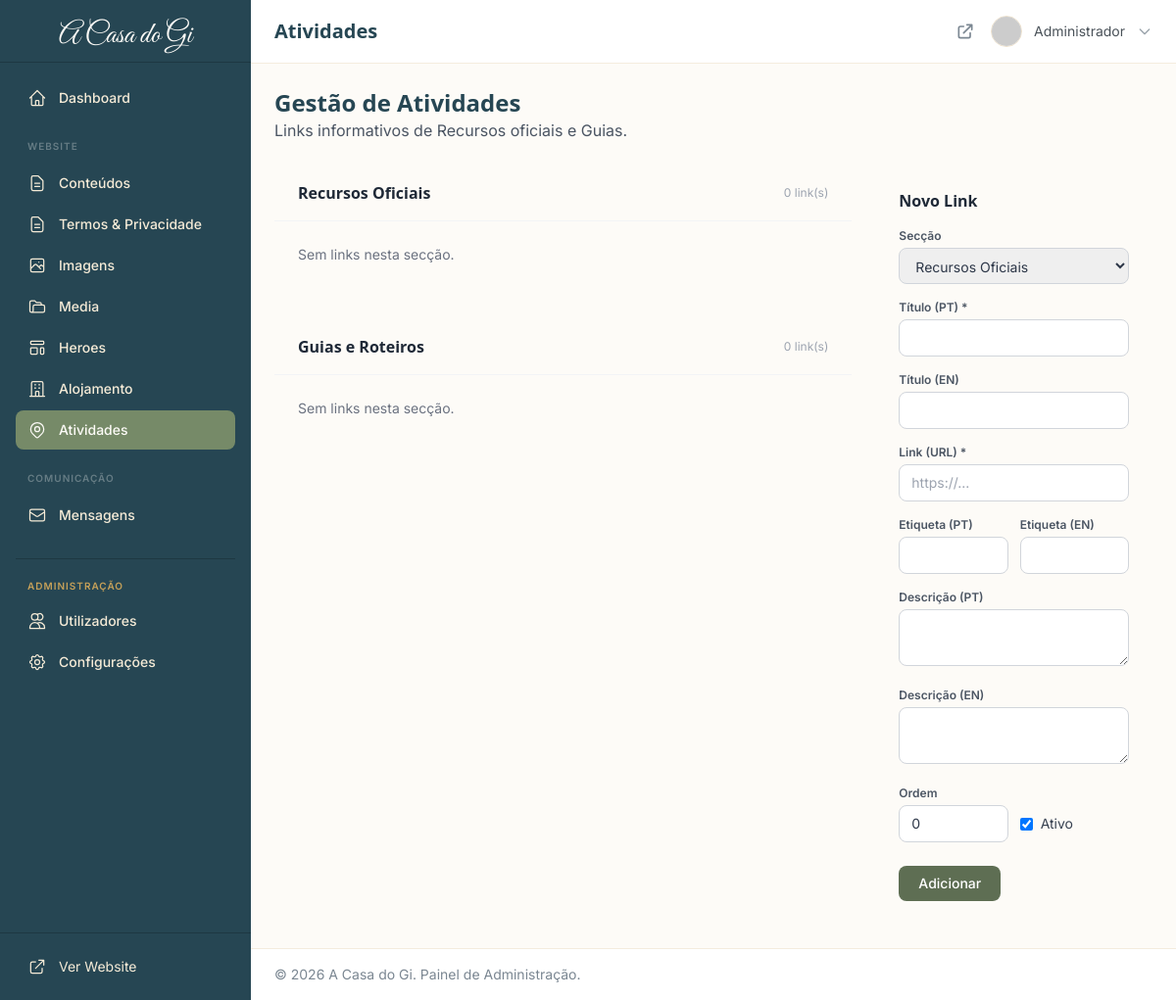
The page /admin/atividades/index.php (signed in) on the database as committed earlier.
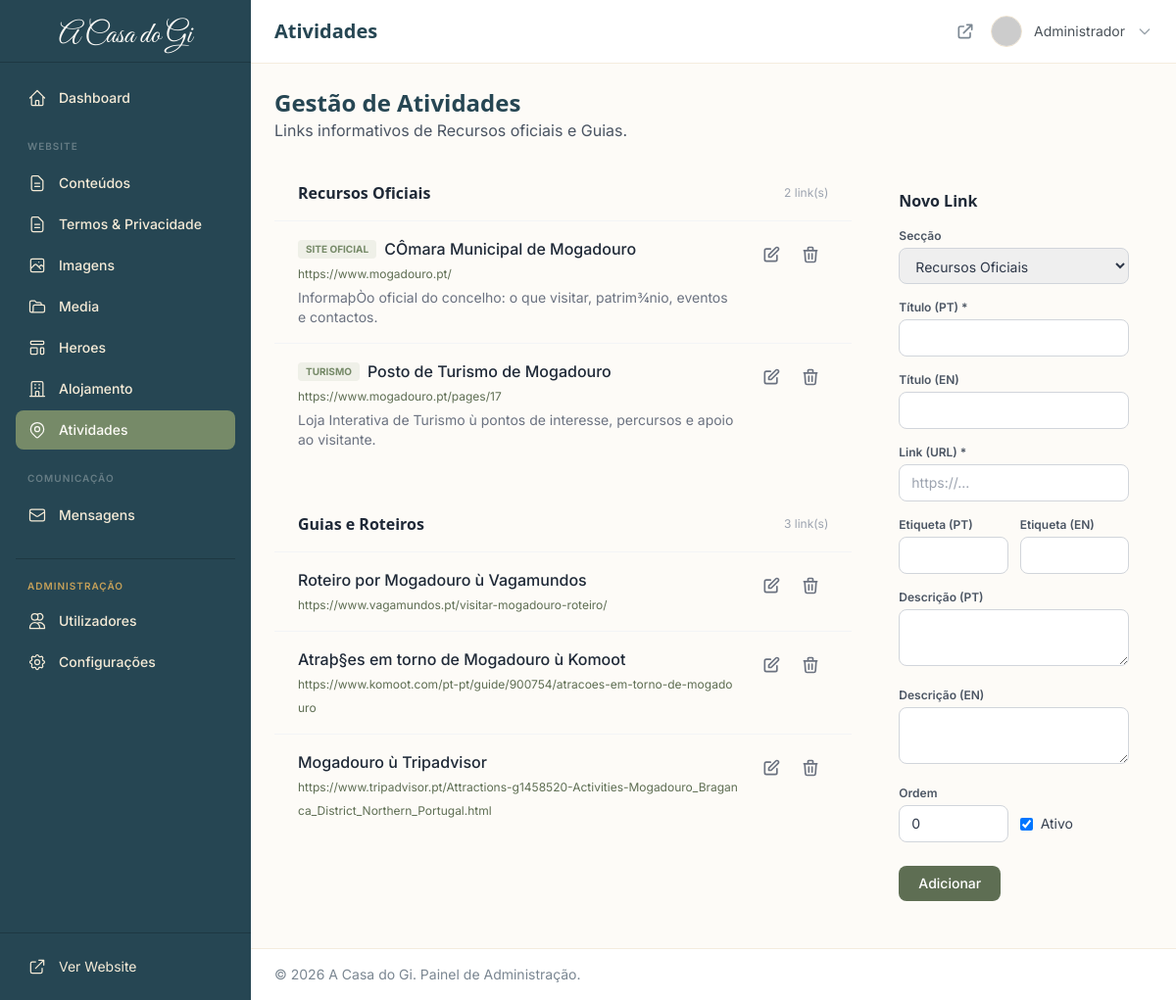
The same page on the database as committed later.
### tables this page shows
CREATE TABLE `activity_links` (
  `id` int(11) NOT NULL AUTO_INCREMENT,
  `section` varchar(50) NOT NULL DEFAULT 'official',
  `tag_pt` varchar(100) DEFAULT NULL,
  `tag_en` varchar(100) DEFAULT NULL,
  `title_pt` varchar(255) NOT NULL,
  `title_en` varchar(255) DEFAULT NULL,
  `desc_pt` text DEFAULT NULL,
  `desc_en` text DEFAULT NULL,
  `url` varchar(255) NOT NULL,
  `sort_order` int(11) DEFAULT 0,
  `is_active` tinyint(1) DEFAULT 1,
  PRIMARY KEY (`id`)
);

### includes/init.php (called while the page is built, shortened)
<?php
$config = require CONFIG_PATH . '/config.php';
require_once INCLUDES_PATH . '/functions.php';
function baseUrl(): string
{
    $scheme = 'http';
    $host = $_SERVER['HTTP_HOST'] ?? 'localhost';
    return $scheme . '://' . $host . basePath();
}
function url(string $path = ''): string
{
    $base = rtrim(baseUrl(), '/');
    $path = ltrim($path, '/');
    return $path ? "{$base}/{$path}" : $base;
}
function asset(string $path): string
{
    return url('assets/' . ltrim($path, '/'));
}

### core/Language.php (called while the page is built, shortened)
<?php
class Language
{
    private function getBasePath(): string
    {
        static $basePath = null;
        if ($basePath === null) {
            $scriptName = $_SERVER['SCRIPT_NAME'] ?? '';
            $dir = dirname($scriptName);
            $dir = str_replace('\\', '/', $dir);
            $subfolders = [
                '/admin',
                '/en',
                '/api',
                '/alojamento',
                '/loja',
                '/atividades',
                '/contactos',
                '/sobre-nos',
                '/accommodation',
                '/shop',
                '/activities',
                '/contact',
                '/about-us',
            ];
            $cutPosition = strlen($dir);
            foreach ($subfolders as $subfolder) {
                $pos = strpos($dir, $subfolder);
                if ($pos !== false && $pos < $cutPosition) {
                    $cutPosition = $pos;
                }
            }
            if ($cutPosition < strlen($dir)) {
                $dir = substr($dir, 0, $cutPosition);
            }
            $basePath = rtrim($dir, '/');
        }
        return $basePath;
    }
}

### includes/functions.php (called while the page is built, shortened)
<?php
function e(?string $string): string
{
    return htmlspecialchars($string ?? '', ENT_QUOTES, 'UTF-8');
}
function basePath(): string
{
    static $basePath = null;
    if ($basePath === null) {
        $scriptName = $_SERVER['SCRIPT_NAME'] ?? '';
        $dir = str_replace('\\', '/', dirname($scriptName));
        $subfolders = [
            '/admin',
            '/en',
            '/api',
            '/alojamento',
            '/loja',
            '/atividades',
            '/contactos',
            '/sobre-nos',
            '/accommodation',
            '/shop',
            '/activities',
            '/contact',
            '/about-us',
            '/manutencao',
            '/termos-condicoes',
            '/politica-privacidade',
        ];
        $cutPosition = strlen($dir);
        foreach ($subfolders as $subfolder) {
            $offset = 0;
            while (($pos = strpos($dir, $subfolder, $offset)) !== false) {
                $charAfter = $dir[$pos + strlen($subfolder)] ?? '';
                if ($charAfter === '' || $charAfter === '/') {
                    if ($pos < $cutPosition) {
                        $cutPosition = $pos;
                    }
                    break;
                }
                $offset = $pos + 1;
            }
        }
        if ($cutPosition < strlen($dir)) {
            $dir = substr($dir, 0, $cutPosition);
        }
        $basePath = rtrim($dir, '/');
    }
    return $basePath;
}

### core/Session.php (called while the page is built, shortened)
<?php
class Session
{
    private static bool $started = false;
    public static function start(): void
    {
        if (self::$started) {
            return;
        }
        $config = require CONFIG_PATH . '/config.php';
        self::$started = true;
    }
    public static function has(string $key): bool
    {
        return isset($_SESSION[$key]);
    }
    public static function isLoggedIn(): bool
    {
        return self::has(SESSION_USER_ID);
    }
}

### core/Auth.php (called while the page is built, shortened)
<?php
class Auth
{
    private static ?Admin $currentAdmin = null;
    public static function check(): bool
    {
        return Session::isLoggedIn();
    }
    public static function user(): ?Admin
    {
        if (self::$currentAdmin === null) {
            $adminId = Session::getAdminId();
            self::$currentAdmin = Admin::find($adminId);
        }
        return self::$currentAdmin;
    }
    public static function requireAuth(string $redirectTo = '/admin/login.php'): void
    {
        if (!self::user()) {
            Session::flash('error', 'Sessao invalida');
            redirect($redirectTo);
        }
    }
}

### admin/includes/auth-check.php (called while the page is built, shortened)
<?php
Auth::requireAuth('/admin/login.php');
$currentAdmin = Auth::user();

### core/Database.php (called while the page is built, shortened)
<?php
class Database
{
    private static ?Database $instance = null;
    private PDO $pdo;
    private array $config;
    private function __construct()
    {
        $this->config = require CONFIG_PATH . '/config.php';
    }
    public static function getInstance(): self
    {
        if (self::$instance === null) {
            self::$instance = new self();
        }
        return self::$instance;
    }
    private function connect(): void
    {
        $db = $this->config['db'];
        $dsn = sprintf(
            'mysql:host=%s;port=%d;dbname=%s;charset=%s',
            $db['host'],
            $db['port'] ?? 3306,
            $db['name'],
            $db['charset']
        );
        $options = [
            PDO::ATTR_ERRMODE => PDO::ERRMODE_EXCEPTION,
            PDO::ATTR_DEFAULT_FETCH_MODE => PDO::FETCH_ASSOC,
            PDO::ATTR_EMULATE_PREPARES => false,
            PDO::MYSQL_ATTR_INIT_COMMAND => "SET NAMES {$db['charset']}"
        ];
        try {
            $this->pdo = new PDO($dsn, $db['user'], $db['pass'], $options);
        } catch (PDOException $e) {
            if ($this->config['app']['debug']) {
                throw new \Exception('Database connection failed: ' . $e->getMessage());
            }
            throw new \Exception('Database connection failed. Please try again later.');
        }
    }
    public function query(string $sql, array $params = []): PDOStatement
    {
        $stmt = $this->pdo->prepare($sql);
        $stmt->execute($params);
        return $stmt;
    }
    public function fetch(string $sql, array $params = []): ?array
    {
        $result = $this->query($sql, $params)->fetch();
        return $result ?: null;
    }
    public function fetchAll(string $sql, array $params = []): array
    {
        return $this->query($sql, $params)->fetchAll();
    }
}

### config/config.php (called while the page is built)
<?php
return [
    'db' => [
        'host' => '127.0.0.1',
        'name' => 'acasadogi',
        'user' => 'root',
        'pass' => '',
        'charset' => 'utf8mb4',
        'port' => 3306
    ],
    'app' => [
        'name' => 'A Casa do Gi',
        'url' => 'https://monrion.cloud',
        'env' => 'production',
        'debug' => false,
        'timezone' => 'Europe/Lisbon',
        'locale' => 'pt_PT',
        'default_language' => 'pt'
    ],
    'mail' => [
        'host' => '',
        'port' => 587,
        'username' => '',
        'password' => '',
        'encryption' => 'tls',
        'from_email' => 'noreply@acasadogi.pt',
        'from_name' => 'A Casa do Gi',
        'reply_to' => 'info@acasadogi.pt'
    ],
    'security' => [
        'session_lifetime' => 1800,
        'csrf_token_lifetime' => 3600,
        'max_login_attempts' => 5,
        'lockout_duration' => 900,
        'password_min_length' => 8,
        'bcrypt_cost' => 12
    ],
    'uploads' => [
        'max_file_size' => 5 * 1024 * 1024,
        'allowed_image_types' => ['image/jpeg', 'image/png', 'image/webp', 'image/gif'],
        'path' => __DIR__ . '/../uploads'
    ]
];

### models/Model.php (called while the page is built, shortened)
<?php
abstract class Model
{
    protected static string $table = '';
    protected static string $primaryKey = 'id';
    protected array $attributes = [];
    public function setAttribute(string $key, mixed $value): void
    {
        $this->attributes[$key] = $value;
    }
    public function getAttribute(string $key): mixed
    {
        return $this->attributes[$key] ?? null;
    }
    public function __get(string $key): mixed
    {
        return $this->getAttribute($key);
    }
    public static function find(int $id): ?static
    {
        $db = Database::getInstance();
        $table = static::$table;
        $pk = static::$primaryKey;
        $row = $db->fetch("SELECT * FROM {$table} WHERE {$pk} = ?", [$id]);
        $model = new static($row);
        $model->exists = true;
        $model->original = $row;
        return $model;
    }
}

### models/Admin.php (called while the page is built, shortened)
<?php
class Admin extends Model
{
    public function getDisplayName(): string
    {
        return $this->full_name ?: $this->username;
    }
    public function getAvatarUrl(): string
    {
        $initials = '';
        $parts = explode(' ', $this->full_name);
        foreach (array_slice($parts, 0, 2) as $part) {
            $initials .= mb_substr($part, 0, 1);
        }
        return 'https://ui-avatars.com/api/?name=' . urlencode($initials) . '&background=657954&color=fff&size=128';
    }
}

### admin/atividades/index.php (the view, shortened to what the rows shown need)
<?php
require_once dirname(dirname(__DIR__)) . '/includes/init.php';
require_once dirname(__DIR__) . '/includes/auth-check.php';
$db = Database::getInstance();
$sections = ['official' => 'Recursos Oficiais', 'guide' => 'Guias e Roteiros'];
$editId = (int)($_GET['edit'] ?? 0);
$editing = $editId > 0 ? $db->fetch("SELECT * FROM activity_links WHERE id = ?", [$editId]) : null;
$links = $db->fetchAll("SELECT * FROM activity_links ORDER BY section, sort_order, id");
$grouped = ['official' => [], 'guide' => []];
foreach ($links as $l) {
    $grouped[$l['section']][] = $l;
}
$pageTitle = 'Atividades';
include dirname(__DIR__) . '/includes/header.php';
?>
<div class="flex justify-between items-center mb-2">
    <div>
        <h1 class="text-2xl font-bold text-primary">Gestão de Atividades</h1>
    </div>
</div>
<div class="grid lg:grid-cols-3 gap-6 mt-6 items-start">
    <div class="lg:col-span-2 space-y-8">
        <?php foreach ($sections as $key => $label): ?>
        <div class="admin-card">
            <div class="px-6 py-4 border-b border-gray-100 flex items-center justify-between">
                <h2 class="font-bold text-gray-800"><?= $label ?></h2>
                <span class="text-xs text-gray-400"><?= count($grouped[$key]) ?> link(s)</span>
            </div>
            <div class="divide-y divide-gray-100">
                <?php if (empty($grouped[$key])): ?>
                <p class="px-6 py-6 text-sm text-gray-500">Sem links nesta secção.</p>
                <?php else: foreach ($grouped[$key] as $l): ?>
                <div class="px-6 py-4 flex items-start justify-between gap-4">
                    <div class="min-w-0">
                        <div class="flex items-center gap-2 flex-wrap">
                            <?php if ($l['tag_pt']): ?><span class="text-[10px] uppercase font-bold text-secondary bg-secondary/10 px-2 py-0.5 rounded"><?= e($l['tag_pt']) ?></span><?php endif; ?>
                            <p class="font-medium text-gray-800"><?= e($l['title_pt']) ?></p>
                        </div>
                        <a href="<?= e($l['url']) ?>" target="_blank" rel="noopener" class="text-xs text-secondary-600 hover:underline break-all"><?= e($l['url']) ?></a>
                        <?php if ($l['desc_pt']): ?><p class="text-sm text-gray-500 mt-1"><?= e($l['desc_pt']) ?></p><?php endif; ?>
                    </div>
                    <div class="flex items-center gap-1 flex-shrink-0">
                        <a href="?edit=<?= $l['id'] ?>" class="p-2 text-gray-500 hover:text-secondary-600" title="Editar">
                            <svg class="w-5 h-5" fill="none" stroke="currentColor" viewBox="0 0 24 24"><path stroke-linecap="round" stroke-linejoin="round" stroke-width="2" d="M11 5H6a2 2 0 00-2 2v11a2 2 0 002 2h11a2 2 0 002-2v-5m-1.414-9.414a2 2 0 112.828 2.828L11.828 15H9v-2.828l8.586-8.586z"/></svg>
                        </a>
                        <form method="post" onsubmit="return confirm('Eliminar este link?');" class="inline">
                            <button type="submit" class="p-2 text-gray-500 hover:text-red-600" title="Eliminar">
                                <svg class="w-5 h-5" fill="none" stroke="currentColor" viewBox="0 0 24 24"><path stroke-linecap="round" stroke-linejoin="round" stroke-width="2" d="M19 7l-.867 12.142A2 2 0 0116.138 21H7.862a2 2 0 01-1.995-1.858L5 7m5 4v6m4-6v6m1-10V4a1 1 0 00-1-1h-4a1 1 0 00-1 1v3M4 7h16"/></svg>
                            </button>
                        </form>
                    </div>
                </div>
                <?php endforeach; endif; ?>
            </div>
        </div>
        <?php endforeach; ?>
    </div>
    <div class="admin-card p-6 lg:sticky lg:top-6">
        <h2 class="font-bold text-gray-800 mb-4"><?= $editing ? 'Editar Link' : 'Novo Link' ?></h2>
    </div>
</div>
<?php include dirname(__DIR__) . '/includes/footer.php'; ?>

### admin/includes/header.php (shortened to what the rows shown need)
<?php
$pageTitle = $pageTitle ?? 'Dashboard';
?>
<!DOCTYPE html>
<html lang="pt" class="h-full">
<head>
    <link rel="stylesheet" href="<?= asset('css/app.css') ?>?v=<?= @filemtime(ROOT_PATH . '/assets/css/app.css') ?>">
</head>
<body class="h-full bg-cream-50">
    <div class="flex h-full">
        <div class="main-content flex-1 ml-64 flex flex-col min-h-screen transition-all duration-300">
            <header class="bg-white border-b border-accent/20 sticky top-0 z-40">
                <div class="flex items-center justify-between px-6 py-4">
                    <div>
                        <h1 class="text-xl font-semibold text-primary"><?= e($pageTitle) ?></h1>
                    </div>
                    <div class="flex items-center space-x-4">
                        <div class="relative" x-data="{ open: false }">
                            <button onclick="this.nextElementSibling.classList.toggle('hidden')"
                                    data-dropdown-toggle="true"
                                    class="flex items-center space-x-3 text-sm focus:outline-none">
                                <img loading="lazy" decoding="async" src="<?= e($currentAdmin->getAvatarUrl()) ?>"
                                     alt="<?= e($currentAdmin->getDisplayName()) ?>"
                                     class="w-8 h-8 rounded-full object-cover border border-accent/30">
                                <span class="text-charcoal-700"><?= e($currentAdmin->getDisplayName()) ?></span>
                                <svg class="w-4 h-4 text-charcoal-400" fill="none" stroke="currentColor" viewBox="0 0 24 24">
                                    <path stroke-linecap="round" stroke-linejoin="round" stroke-width="2" d="M19 9l-7 7-7-7"/>
                                </svg>
                            </button>
                        </div>
                    </div>
                </div>
            </header>
            <main class="flex-1 p-6">

Rows that differ between the two databases and show on the page:
added activity_links: tag_pt "SITE OFICIAL", title_pt "CÔmara Municipal de Mogadouro", url "https://www.mogadouro.pt/", desc_pt "InformaþÒo oficial do concelho: o que visitar, patrim¾nio, eventos e contactos.", shown under "Recursos Oficiais"
added activity_links: tag_pt "TURISMO", title_pt "Posto de Turismo de Mogadouro", url "https://www.mogadouro.pt/pages/17", desc_pt "Loja Interativa de Turismo ù pontos de interesse, percursos e apoio ao visitante.", shown under "Recursos Oficiais"
added activity_links: title_pt "Roteiro por Mogadouro ù Vagamundos", url "https://www.vagamundos.pt/visitar-mogadouro-roteiro/", shown under "Guias e Roteiros"
added activity_links: title_pt "Atraþ§es em torno de Mogadouro ù Komoot", url "https://www.komoot.com/pt-pt/guide/900754/atracoes-em-torno-de-mogadouro", shown under "Guias e Roteiros"
added activity_links: title_pt "Mogadouro ù Tripadvisor", url "https://www.tripadvisor.pt/Attractions-g1458520-Activities-Mogadouro_Braganca_District_Northern_Portugal.html", shown under "Guias e Roteiros"
Other text that changed with them:
new list line: "Recursos Oficiais 2 link(s)"
new list line: "Guias e Roteiros 3 link(s)"
list line gone: "Recursos Oficiais 0 link(s) Sem links nesta secção."
list line gone: "Guias e Roteiros 0 link(s) Sem links nesta secção."
